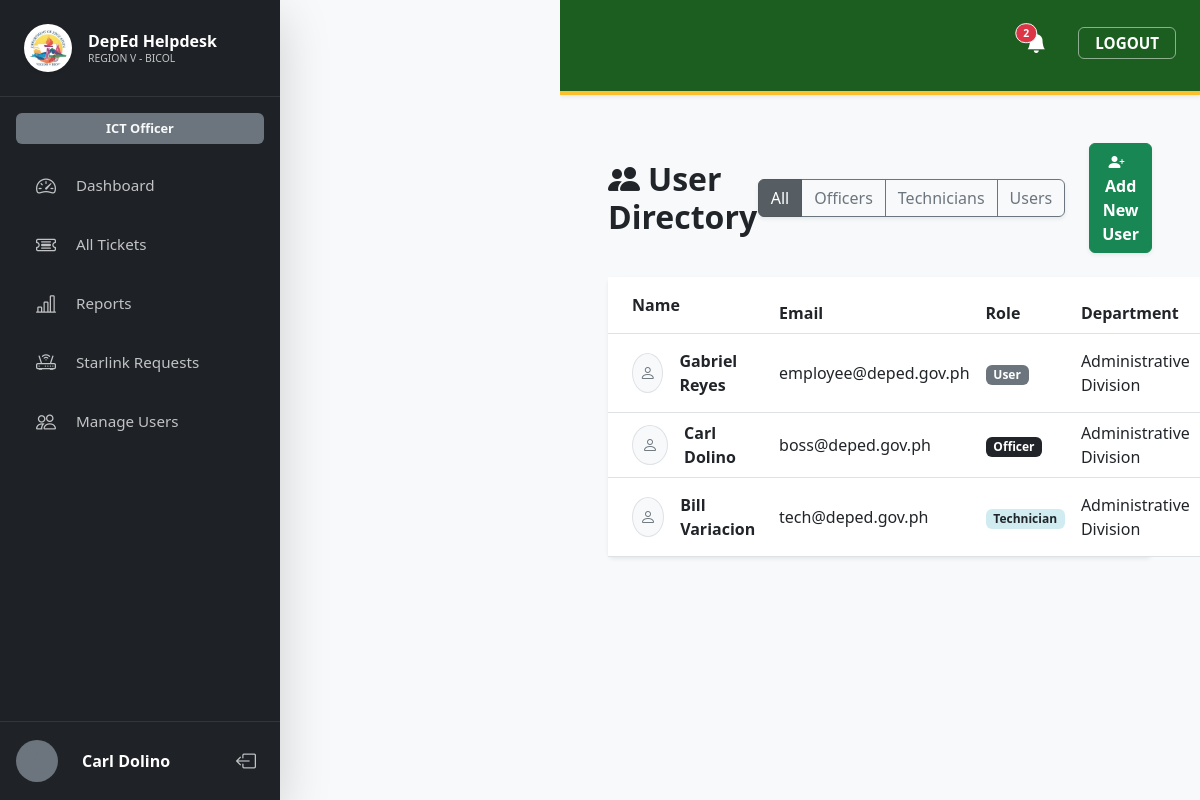
The page /users.php (signed in) on the database its author committed.
### tables this page shows
CREATE TABLE `users` (
  `userId` int NOT NULL,
  `employeeId` varchar(50) DEFAULT NULL,
  `email` varchar(100) NOT NULL,
  `role` enum('User','Officer','Technician') NOT NULL,
  `positionID` int DEFAULT NULL,
  `password` varchar(255) NOT NULL,
  `firstName` varchar(100) NOT NULL,
  `middleName` varchar(100) DEFAULT NULL,
  `lastName` varchar(100) NOT NULL,
  `suffix` varchar(20) DEFAULT NULL,
  `phone` varchar(20) DEFAULT NULL,
  `profilePicture` varchar(255) DEFAULT NULL,
  `departmentId` int NOT NULL,
  `divisionId` int DEFAULT NULL,
  `createdAt` timestamp NULL DEFAULT CURRENT_TIMESTAMP,
  `signature` longtext,
  `isActive` tinyint(1) DEFAULT '1',
  `activationToken` varchar(64) DEFAULT NULL,
  `tokenExpiresAt` datetime DEFAULT NULL,
  `isApproved` tinyint(1) DEFAULT '0',
  `googleId` varchar(64) DEFAULT NULL,
  `avatarUrl` varchar(512) DEFAULT NULL
);

CREATE TABLE `department` (
  `departmentId` int NOT NULL,
  `departmentCode` text NOT NULL,
  `departmentName` text NOT NULL,
  `section_unit` text NOT NULL,
  `departmentHead` text NOT NULL,
  `positionID` int DEFAULT NULL
);

### users.php (the view, shortened to what this page needs)
<?php
include 'head.php';
?>
<body class="bg-light">
    <div class="d-flex flex-column flex-md-row" style="min-height: 100vh;">
        <div style="width: 280px; flex-shrink: 0;"></div>
        <?php include 'sidebar.php'; ?>
        <div class="flex-grow-1 main-content" style="min-height: 100vh; overflow-y: auto;">
            <?php include 'header.php'; ?>
            <div class="container-fluid py-5 px-5">
                <div class="d-flex justify-content-between align-items-center mb-4">
                    <h2 class="fw-bold text-dark m-0"><i class="bi bi-people-fill me-2"></i>User Directory</h2>
                    <div class="d-flex align-items-center">
                        <div class="btn-group me-4 shadow-sm" role="group" aria-label="Role Filter">
                            <button type="button" class="btn btn-secondary active filter-btn" data-filter="all">All</button>
                            <button type="button" class="btn btn-outline-secondary filter-btn" data-filter="Officer">Officers</button>
                            <button type="button" class="btn btn-outline-secondary filter-btn" data-filter="Technician">Technicians</button>
                            <button type="button" class="btn btn-outline-secondary filter-btn" data-filter="User">Users</button>
                        </div>
                        <a href="add_user.php" class="btn btn-success fw-bold shadow-sm">
                            <i class="bi bi-person-plus-fill me-2"></i> Add New User
                        </a>
                    </div>
                </div>
            <div class="card shadow-sm border-0">
                <div class="card-body p-0">
                    <table class="table table-hover align-middle mb-0">
                        <thead class="bg-light">
                            <tr>
                                <th class="ps-4 py-3">Name</th>
                                <th>Email</th>
                                <th>Role</th>
                                <th>Department</th>
                                <th class="text-end pe-4">Action</th>
                            </tr>
                        </thead>
                        <tbody>
                            <?php
                            $sql = "SELECT u.*, d.departmentName
                                    FROM users u
                                    LEFT JOIN department d ON u.departmentId = d.departmentId
                                    ORDER BY u.role, u.lastName";
                            $stmt = $pdo->query($sql);
                            while ($row = $stmt->fetch()) {
                                $roleBadge = 'bg-secondary';
                                if ($row['role'] == 'Officer') $roleBadge = 'bg-dark';
                                if ($row['role'] == 'Technician') $roleBadge = 'bg-info text-dark';
                                echo "<tr class='user-row' data-role='" . htmlspecialchars($row['role']) . "'>";
                                echo "<td class='ps-4 fw-bold'>
                                        <div class='d-flex align-items-center'>
                                            <div class='rounded-circle bg-light border d-flex align-items-center justify-content-center me-3' style='width: 40px; height: 40px;'>
                                                <i class='bi bi-person text-secondary'></i>
                                            </div>
                                            " . htmlspecialchars($row['firstName'] . ' ' . $row['lastName']) . "
                                        </div>
                                      </td>";
                                echo "<td>" . htmlspecialchars($row['email']) . "</td>";
                                echo "<td><span class='badge " . $roleBadge . "'>" . $row['role'] . "</span></td>";
                                echo "<td>" . htmlspecialchars($row['departmentName'] ?? 'N/A') . "</td>";
                                echo "<td class='text-end pe-4'>
                                        <a href='edit_user.php?id=" . $row['userId'] . "' class='btn btn-sm btn-outline-secondary me-1'><i class='bi bi-pencil'></i></a>
                                        " . ($row['userId'] != $_SESSION['user_id'] ?
                                    "<a href='delete_user.php?id=" . $row['userId'] . "' class='btn btn-sm btn-outline-danger' onclick='return confirm(\"Delete this user?\")'><i class='bi bi-trash'></i></a>"
                                    : "") . "
                                      </td>";
                                echo "</tr>";
                            }
                            ?>
                        </tbody>
                    </table>
                </div>
            </div>
        </div>
    </div>
</body>
</html>

### style.css (style rules this page uses)
:root { --deped-green: #1b5e20; --deped-gold: #fbc02d; --sidebar-bg: #1a1c1e; --bg-light: #f4f6f9; --card-radius: 12px; }
body { font-family: 'Segoe UI', Tahoma, Geneva, Verdana, sans-serif; background-color: var(--bg-light); }
.main-content { margin-left: 280px; width: calc(100% - 280px); }
.badge.bg-info { background-color: #d1ecf1 !important; color: #0c5460; }

### rows shown on the page
users: firstName+lastName "Gabriel Reyes", email "employee@deped.gov.ph", role "User", departmentId.departmentName "Administrative Division"
users: firstName+lastName "Carl Dolino", email "boss@deped.gov.ph", role "Officer", departmentId.departmentName "Administrative Division"
users: firstName+lastName "Bill Variacion", email "tech@deped.gov.ph", role "Technician", departmentId.departmentName "Administrative Division"

### other values the page prints
$displayName "Carl Dolino"
$totalAlerts "2"
